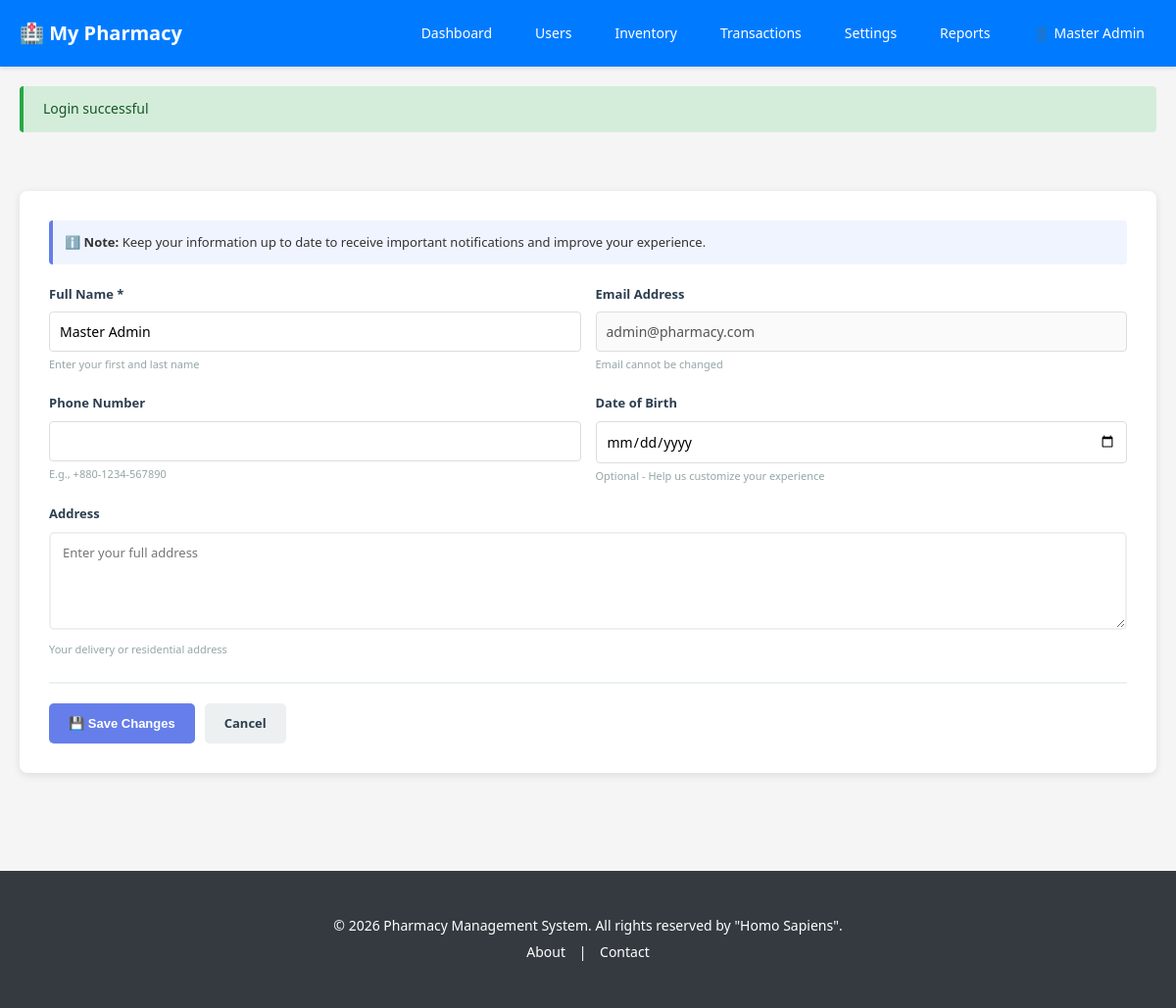
Page /WebTech_Project-Pharmacy_Management_System/profile/edit (signed in) on the committed database.
### tables this page shows
CREATE TABLE system_config (
	id INT AUTO_INCREMENT PRIMARY KEY,
	config_key VARCHAR(50) NOT NULL UNIQUE,
	value TEXT NOT NULL,
	created_at TIMESTAMP DEFAULT CURRENT_TIMESTAMP,
	updated_at TIMESTAMP DEFAULT CURRENT_TIMESTAMP ON UPDATE CURRENT_TIMESTAMP
);

CREATE TABLE users (
	id INT AUTO_INCREMENT PRIMARY KEY,
	name VARCHAR(100) NOT NULL,
	email VARCHAR(100) NOT NULL UNIQUE,
	password VARCHAR(255) NOT NULL,
	role ENUM('admin', 'inventory_manager', 'customer') NOT NULL,
	phone VARCHAR(20),
	dob DATE,
	address TEXT,
	status ENUM('active', 'inactive') DEFAULT 'active',
	reset_token VARCHAR(255) DEFAULT NULL,
	reset_expiry DATETIME DEFAULT NULL,
	created_at TIMESTAMP DEFAULT CURRENT_TIMESTAMP,
	updated_at TIMESTAMP DEFAULT CURRENT_TIMESTAMP ON UPDATE CURRENT_TIMESTAMP
);

### app/controllers/ProfileController.php (called while the page is built, shortened)
<?php
require_once __DIR__ . '/../models/User.php';
function profile_edit() {
    $userId = getCurrentUserId();
    $user = userGetById($userId);
    render('profile/edit', ['user' => $user]);
}
?>

### index.php (called while the page is built, shortened)
<?php
require_once __DIR__ . '/core/Controller.php';
$urlArray = initApp();
routeRequest($urlArray);
?>

### app/models/SystemConfig.php (called while the page is built, shortened)
<?php
function systemConfigGet($config_key) {
    $db = getConnection();
    $stmt = $db->prepare('SELECT * FROM system_config WHERE config_key = ?');
    $stmt->bind_param('s', $config_key);
    $stmt->execute();
    return $stmt->get_result()->fetch_assoc();
}
function systemConfigGetValue($config_key, $default = null) {
    $config = systemConfigGet($config_key);
    return $config ? $config['value'] : $default;
}
?>

### core/Controller.php (called while the page is built, shortened)
<?php
function isLoggedIn() {
    return isset($_SESSION['user_id']) && !empty($_SESSION['user_id']);
}
function getCurrentUserRole() {
    return isset($_SESSION['role']) ? $_SESSION['role'] : null;
}
function getFlash() {
    if (isset($_SESSION['flash_message'])) {
        $message = $_SESSION['flash_message'];
        $type = isset($_SESSION['flash_type']) ? $_SESSION['flash_type'] : 'info';
        return ['message' => $message, 'type' => $type];
    }
    return null;
}
?>

### app/models/User.php (called while the page is built, shortened)
<?php
if (function_exists('userGetById')) {
    return;
}
function userGetById($user_id) {
    $db = getConnection();
    $stmt = $db->prepare("SELECT * FROM users WHERE id = ?");
    $stmt->bind_param('i', $user_id);
    $stmt->execute();
    return $stmt->get_result()->fetch_assoc();
}
?>

### app/views/profile/edit.php (the view, shortened to what this page needs)
<?php
include_once __DIR__ . '/../layouts/header.php';
?>
<div class="form-card">
    <div class="info-box">
        <strong>ℹ️ Note:</strong> Keep your information up to date to receive important notifications and improve your experience.
    </div>
    <form method="POST" action="<?php echo BASE_URL; ?>profile/update">
        <div class="form-row">
            <div class="form-group">
                <label class="form-label">Full Name *</label>
                <input type="text" name="name" class="form-input" value="<?php echo htmlspecialchars($user['name']); ?>" required>
                <p class="form-help">Enter your first and last name</p>
            </div>
            <div class="form-group">
                <label class="form-label">Email Address</label>
                <input type="email" class="form-input" value="<?php echo htmlspecialchars($user['email']); ?>" disabled>
                <p class="form-help">Email cannot be changed</p>
            </div>
        </div>
        <div class="form-row">
            <div class="form-group">
                <label class="form-label">Phone Number</label>
                <input type="tel" name="phone" class="form-input" value="<?php echo htmlspecialchars($user['phone'] ?? ''); ?>">
                <p class="form-help">E.g., +880-1234-567890</p>
            </div>
            <div class="form-group">
                <label class="form-label">Date of Birth</label>
                <input type="date" name="dob" class="form-input" value="<?php echo htmlspecialchars($user['dob'] ?? ''); ?>">
                <p class="form-help">Optional - Help us customize your experience</p>
            </div>
        </div>
        <div class="form-group form-row full">
            <div>
                <label class="form-label">Address</label>
                <textarea name="address" class="form-textarea" placeholder="Enter your full address"><?php echo htmlspecialchars($user['address'] ?? ''); ?></textarea>
                <p class="form-help">Your delivery or residential address</p>
            </div>
        </div>
        <div class="button-group">
            <button type="submit" class="btn btn-primary">
                💾 Save Changes
            </button>
            <a href="<?php echo BASE_URL; ?>profile/view" class="btn btn-secondary">
                Cancel
            </a>
        </div>
    </form>
</div>
<?php include_once __DIR__ . '/../layouts/footer.php'; ?>

### app/views/layouts/header.php (shortened to what this page needs)
<!DOCTYPE html>
<html lang="en">
<head>
    <link rel="stylesheet" href="<?php echo BASE_URL; ?>/assets/css/style.css">
</head>
<body>
    <?php require_once __DIR__ . '/../../models/SystemConfig.php'; ?>
    <nav class="navbar">
        <div class="container">
            <div class="navbar-brand">
                <?php
                $pharmacy_name = systemConfigGetValue('pharmacy_name', 'Pharmacy Management System');
                ?>
                <a href="<?php echo BASE_URL; ?>">🏥 <?php echo htmlspecialchars($pharmacy_name); ?></a>
            </div>
            <?php if (isLoggedIn()): ?>
                <div class="navbar-menu">
                    <?php
                    $role = getCurrentUserRole();
                    $userName = isset($_SESSION['user_name']) ? $_SESSION['user_name'] : 'User';
                    ?>
                    <?php if ($role === 'admin'): ?>
                        <a href="<?php echo BASE_URL; ?>admin/dashboard">Dashboard</a>
                        <a href="<?php echo BASE_URL; ?>admin/users">Users</a>
                        <a href="<?php echo BASE_URL; ?>admin/inventory">Inventory</a>
                        <a href="<?php echo BASE_URL; ?>admin/transactionHistory">Transactions</a>
                        <a href="<?php echo BASE_URL; ?>admin/systemConfig">Settings</a>
                        <a href="<?php echo BASE_URL; ?>admin/reports">Reports</a>
                    <?php endif; ?>
                    <div class="navbar-user">
                        <span class="user-name">👤 <?php echo htmlspecialchars($userName); ?></span>
                    </div>
                </div>
            <?php endif; ?>
        </div>
    </nav>
    <?php $flash = getFlash(); if ($flash): ?>
        <div class="container">
            <div class="alert alert-<?php echo htmlspecialchars($flash['type']); ?>">
                <?php echo htmlspecialchars($flash['message']); ?>
            </div>
        </div>
    <?php endif; ?>
    <main class="container">

### public/assets/css/style.css (style rules this page uses)
* { margin: 0; padding: 0; box-sizing: border-box; }
body { font-family: 'Segoe UI', Tahoma, Geneva, Verdana, sans-serif; font-size: 14px; line-height: 1.6; color: #333; background-color: #f5f5f5; }
a { text-decoration: none; color: #007bff; }
.container { max-width: 1200px; margin: 0 auto; padding: 20px; }
main.container { min-height: calc(100vh - 200px); padding-top: 20px; padding-bottom: 40px; }
.navbar { background: #007bff; color: white; padding: 0; box-shadow: 0 2px 4px rgba(0,0,0,0.1); }
.navbar .container { display: flex; justify-content: space-between; align-items: center; padding: 15px 20px; }
.navbar-brand a { color: white; font-size: 20px; font-weight: 600; text-decoration: none; }
.navbar-menu { display: flex; align-items: center; gap: 20px; }
.navbar-menu a { color: white; text-decoration: none; padding: 8px 12px; border-radius: 4px; transition: background 0.2s; }
.navbar-user { position: relative; }
.user-name { cursor: pointer; padding: 8px 12px; border-radius: 4px; }
.alert { padding: 12px 20px; border-radius: 4px; margin-bottom: 20px; border-left: 4px solid; }
.alert-success { background: #d4edda; color: #155724; border-left-color: #28a745; }
.form-group { margin-bottom: 15px; }
label { display: block; margin-bottom: 5px; font-weight: 500; color: #555; }
input[type="text"], input[type="email"], input[type="password"], input[type="number"], input[type="date"], input[type="tel"], select, textarea { width: 100%; padding: 10px; border: 1px solid #ddd; border-radius: 4px; font-size: 14px; transition: border-color 0.2s; }
textarea { resize: vertical; min-height: 100px; }
.btn { display: inline-block; padding: 10px 20px; border: none; border-radius: 4px; font-size: 14px; font-weight: 500; cursor: pointer; text-align: center; transition: all 0.2s; }
.btn-primary { background: #007bff; color: white; }
.btn-secondary { background: #6c757d; color: white; }

### app/views/profile/edit.php (style rules this page uses)
.form-card { background: white; border-radius: 8px; padding: 30px; box-shadow: 0 2px 8px rgba(0,0,0,0.1); margin-bottom: 20px; }
.form-group { margin-bottom: 20px; }
.form-label { display: block; font-size: 13px; font-weight: 600; color: #2c3e50; margin-bottom: 8px; }
.form-input, .form-textarea { width: 100%; padding: 10px 12px; border: 2px solid #ecf0f1; border-radius: 5px; font-size: 13px; font-family: inherit; transition: all 0.3s ease; }
.form-textarea { resize: vertical; min-height: 100px; }
.form-help { font-size: 11px; color: #95a5a6; margin-top: 4px; }
.form-row { display: grid; grid-template-columns: repeat(2, 1fr); gap: 15px; }
.form-row.full { grid-template-columns: 1fr; }
.button-group { display: flex; gap: 10px; margin-top: 25px; padding-top: 20px; border-top: 2px solid #ecf0f1; }
.btn { padding: 10px 20px; border: none; border-radius: 5px; font-size: 13px; font-weight: 600; cursor: pointer; transition: all 0.3s ease; text-decoration: none; }
.btn-primary { background: #667eea; color: white; }
.btn-secondary { background: #ecf0f1; color: #2c3e50; }
.info-box { background: #f0f4ff; border-left: 4px solid #667eea; padding: 12px; border-radius: 4px; margin-bottom: 20px; font-size: 13px; }

### rows in the picture
system_config: value "My Pharmacy"
users: name "Master Admin", email "admin@pharmacy.com"

### other values in the picture
$userName "Master Admin"
$flash['message'] "Login successful"
